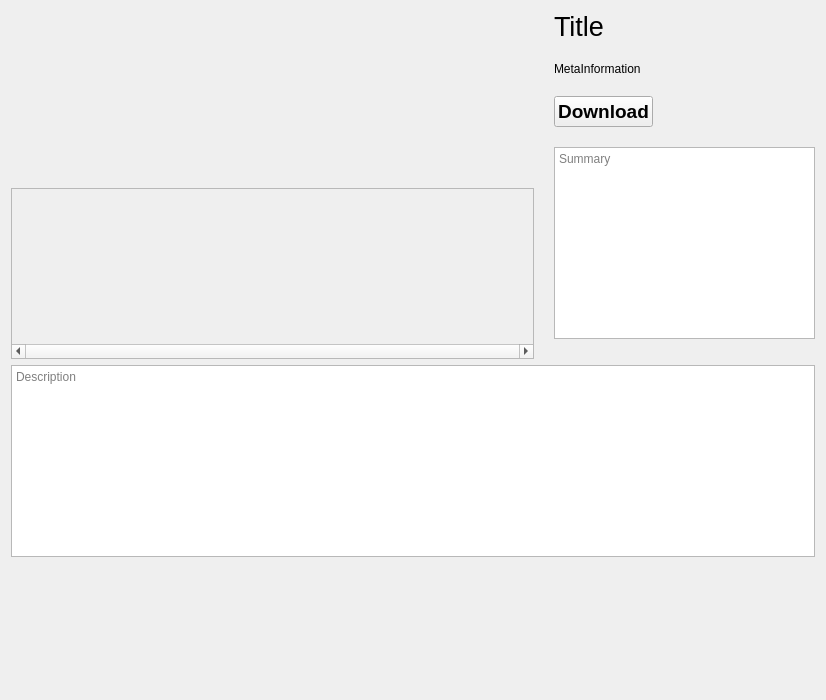
<?xml version="1.0" encoding="UTF-8"?>
<ui version="4.0">
 <class>PageContentContentWidget</class>
 <widget class="QWidget" name="PageContentContentWidget">
  <property name="geometry">
   <rect>
    <x>0</x>
    <y>0</y>
    <width>826</width>
    <height>700</height>
   </rect>
  </property>
  <layout class="QVBoxLayout" name="verticalLayout_4" stretch="0,0,0,0,0">
   <property name="spacing">
    <number>6</number>
   </property>
   <item>
    <layout class="QHBoxLayout" name="horizontalLayout_5" stretch="2,1">
     <property name="spacing">
      <number>20</number>
     </property>
     <item>
      <widget class="QWidget" name="viewWidget" native="true">
       <layout class="QVBoxLayout" name="verticalLayout">
        <property name="leftMargin">
         <number>0</number>
        </property>
        <property name="topMargin">
         <number>0</number>
        </property>
        <property name="rightMargin">
         <number>0</number>
        </property>
        <property name="bottomMargin">
         <number>0</number>
        </property>
        <item>
         <widget class="StackedWidget" name="stackedWidget"/>
        </item>
        <item>
         <widget class="QScrollArea" name="thumbnailScrollArea">
          <property name="minimumSize">
           <size>
            <width>0</width>
            <height>134</height>
           </size>
          </property>
          <property name="verticalScrollBarPolicy">
           <enum>Qt::ScrollBarAlwaysOff</enum>
          </property>
          <property name="horizontalScrollBarPolicy">
           <enum>Qt::ScrollBarAlwaysOn</enum>
          </property>
          <property name="widgetResizable">
           <bool>true</bool>
          </property>
          <widget class="QWidget" name="scrollAreaWidgetContents_2">
           <property name="geometry">
            <rect>
             <x>0</x>
             <y>0</y>
             <width>522</width>
             <height>160</height>
            </rect>
           </property>
          </widget>
         </widget>
        </item>
       </layout>
      </widget>
     </item>
     <item>
      <layout class="QVBoxLayout" name="verticalLayout_3">
       <property name="spacing">
        <number>20</number>
       </property>
       <property name="leftMargin">
        <number>0</number>
       </property>
       <property name="rightMargin">
        <number>0</number>
       </property>
       <item>
        <widget class="QLabel" name="titleLabel">
         <property name="font">
          <font>
           <pointsize>20</pointsize>
          </font>
         </property>
         <property name="text">
          <string>Title</string>
         </property>
         <property name="wordWrap">
          <bool>true</bool>
         </property>
        </widget>
       </item>
       <item>
        <layout class="QHBoxLayout" name="horizontalLayout_3" stretch="4">
         <property name="leftMargin">
          <number>0</number>
         </property>
         <property name="topMargin">
          <number>0</number>
         </property>
         <property name="rightMargin">
          <number>0</number>
         </property>
         <property name="bottomMargin">
          <number>0</number>
         </property>
         <item>
          <widget class="QLabel" name="metaInfoLabel">
           <property name="text">
            <string>MetaInformation</string>
           </property>
           <property name="alignment">
            <set>Qt::AlignLeading|Qt::AlignLeft|Qt::AlignTop</set>
           </property>
           <property name="wordWrap">
            <bool>true</bool>
           </property>
          </widget>
         </item>
        </layout>
       </item>
       <item>
        <layout class="QHBoxLayout" name="horizontalLayout_4">
         <item>
          <widget class="QPushButton" name="downloadButton">
           <property name="font">
            <font>
             <pointsize>14</pointsize>
             <weight>75</weight>
             <bold>true</bold>
            </font>
           </property>
           <property name="text">
            <string>Download</string>
           </property>
          </widget>
         </item>
         <item>
          <spacer name="horizontalSpacer_3">
           <property name="orientation">
            <enum>Qt::Horizontal</enum>
           </property>
           <property name="sizeHint" stdset="0">
            <size>
             <width>40</width>
             <height>20</height>
            </size>
           </property>
          </spacer>
         </item>
        </layout>
       </item>
       <item>
        <widget class="QTextBrowser" name="summary">
         <property name="placeholderText">
          <string>Summary</string>
         </property>
         <property name="openLinks">
          <bool>false</bool>
         </property>
        </widget>
       </item>
       <item>
        <spacer name="verticalSpacer_2">
         <property name="orientation">
          <enum>Qt::Vertical</enum>
         </property>
         <property name="sizeHint" stdset="0">
          <size>
           <width>40</width>
           <height>20</height>
          </size>
         </property>
        </spacer>
       </item>
      </layout>
     </item>
    </layout>
   </item>
   <item>
    <widget class="QTextBrowser" name="description">
     <property name="placeholderText">
      <string>Description</string>
     </property>
     <property name="openLinks">
      <bool>false</bool>
     </property>
    </widget>
   </item>
   <item>
    <spacer name="verticalSpacer">
     <property name="orientation">
      <enum>Qt::Vertical</enum>
     </property>
     <property name="sizeType">
      <enum>QSizePolicy::Fixed</enum>
     </property>
     <property name="sizeHint" stdset="0">
      <size>
       <width>20</width>
       <height>40</height>
      </size>
     </property>
    </spacer>
   </item>
   <item>
    <widget class="CommentWidget" name="commentWidget" native="true"/>
   </item>
   <item>
    <spacer name="verticalSpacer_3">
     <property name="orientation">
      <enum>Qt::Vertical</enum>
     </property>
     <property name="sizeHint" stdset="0">
      <size>
       <width>20</width>
       <height>0</height>
      </size>
     </property>
    </spacer>
   </item>
  </layout>
 </widget>
 <customwidgets>
  <customwidget>
   <class>StackedWidget</class>
   <extends>QStackedWidget</extends>
   <header>StackedWidget.h</header>
   <container>1</container>
  </customwidget>
  <customwidget>
   <class>CommentWidget</class>
   <extends>QWidget</extends>
   <header>CommentWidget.h</header>
   <container>1</container>
  </customwidget>
 </customwidgets>
 <resources/>
 <connections/>
</ui>
